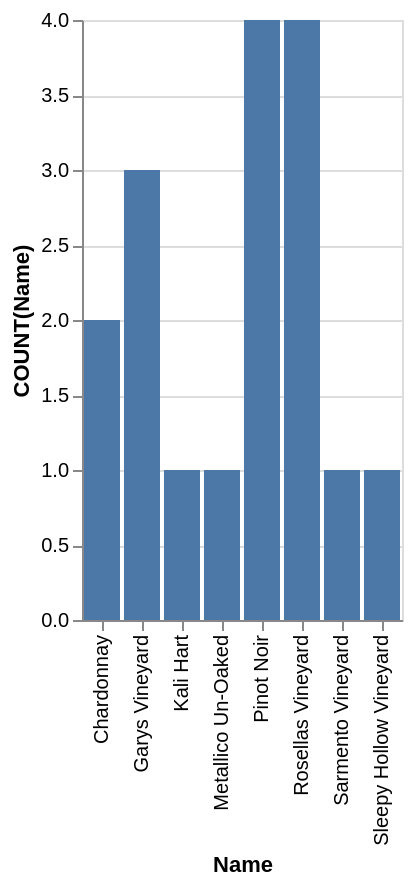

Vega-Lite specification stored for this chart:
### Vega-Lite specification from a JSON file in a GitHub repository (floating-point values rounded to 4 significant figures)
{"data": {"values": [{"x_data": "Chardonnay", "y_data": 2}, {"x_data": "Garys Vineyard", "y_data": 3}, {"x_data": "Kali Hart", "y_data": 1}, {"x_data": "Metallico Un-Oaked", "y_data": 1}, {"x_data": "Pinot Noir", "y_data": 4}, {"x_data": "Rosellas Vineyard", "y_data": 4}, {"x_data": "Sarmento Vineyard", "y_data": 1}, {"x_data": "Sleepy Hollow Vineyard", "y_data": 1}]}, "mark": "bar", "encoding": {"x": {"field": "x_data", "type": "nominal", "title": "Name", "sort": "ascending"}, "y": {"field": "y_data", "type": "quantitative", "title": "COUNT(Name)"}}}
